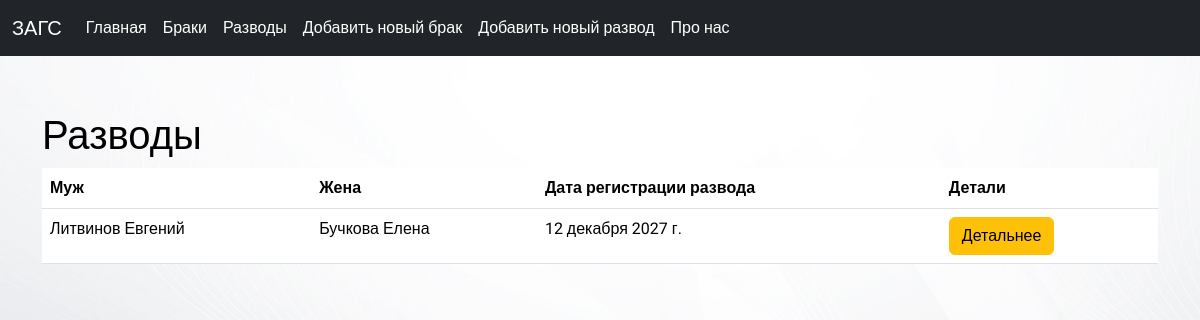
The page /divorce_list/ on the database as committed earlier.
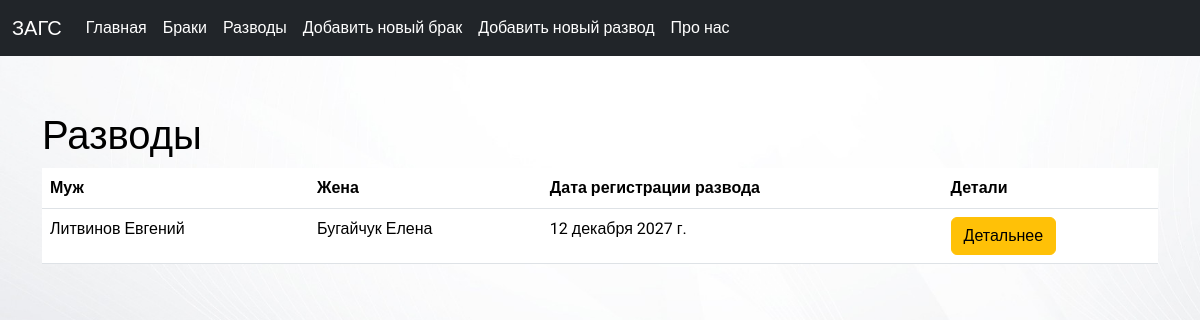
The same page on the database as committed later.
### base/models.py (models this page shows, shortened)
class Divorce(models.Model):
    husband = models.CharField(max_length=100)
    wife = models.CharField(max_length=100)
    divorce_date = models.DateField()

### base/views.py (the view)
# urls.py: path('divorce_list/', views.divorce_list, name='divorce_list'),
def divorce_list(request):
    divorces = Divorce.objects.order_by('-id')
    context = {'title': 'Разводы',  'divorces': divorces}
    return render(request, 'base/divorce_list.html', context)

### base/templates/base/divorce_list.html (shortened to what this page needs)
{% extends 'base/main.html' %}
{% block content  %}
<br><br><br>
    <h1>Разводы</h1>
    {% if divorces  %}
        <table class="table mt-2">
            <thead>
                <tr>
                    <th>Муж</th>
                    <th>Жена</th>
                    <th>Дата регистрации развода</th>
                    <th>Детали</th>
                </tr>
            </thead>
            <tbody>
                {% for divorce in divorces %}
                    <tr>
                        <td>{{ divorce.husband }}</td>
                        <td>{{ divorce.wife }}</td>
                        <td>{{ divorce.divorce_date }}</td>
                        <td><a href="{% url 'divorce_detail' divorce.pk %}" class="btn btn-warning">Детальнее</a></td>
                    </tr>
                {% endfor %}
            </tbody>
        </table>
    {% else %}
        <p>У нас нет записей! </p>
    {% endif %}
{% endblock  %}

Rows that differ between the two databases and show on the page:
changed Divorce "Литвинов Евгений": wife "Бучкова Елена" → "Бугайчук Елена"
